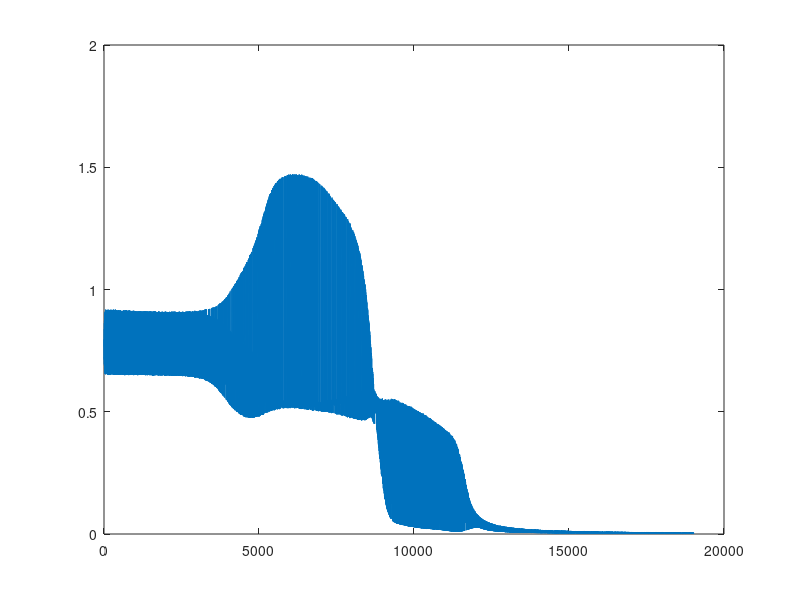

Write MATLAB code to recreate this figure.
% Simple Neural Network Demo (CS280) by Pros Naval
clear;
% Define Architecture of NN
n_in = 3;
n_h1 = 7;
n_h2 = 5;
n_out = 3;

eta = 0.1; % Learning Rate

% Pre-allocate storage and initialize weights + biases
x_in = zeros(n_in,1); 
w_h1 = -0.1+(0.1+0.1)*rand(n_h1,n_in);
b_h1 = -0.1+(0.1+0.1)*rand(n_h1,1);
w_h2 = -0.1+(0.1+0.1)*rand(n_h2,n_h1);
b_h2 = -0.1+(0.1+0.1)*rand(n_h2,1);
w_out = -0.1+(0.1+0.1)*rand(n_out,n_h2);
b_out = -0.1+(0.1+0.1)*rand(n_out,1);
d_out = zeros(n_out,1);
% Training Data
N = 8;
X = [
0 0 0;
0 0 1;
0 1 0;
0 1 1;
1 0 0;
1 0 1;
1 1 0;
1 1 1];
Y = [
0 0 0;
1 1 0;
1 0 1;
0 1 1;
0 1 1;
1 0 0;
1 1 0;
0 0 0];


max_epoch = 30000;
% TRAINING PHASE
totalerr = zeros(max_epoch,1);
for q = 1:max_epoch
    p = randperm(N); % shuffle patterns
    for n = 1:N
        nn = p(n);
        % read data
        x_in = X(nn,:)';
        d_out = Y(nn,:)';
    % forward pass    
        % hidden layer 1
        v_h1 = w_h1*x_in + b_h1;
        y_h1 = 1./(1+exp(-v_h1));
        % hidden layer 2
        v_h2 = w_h2*y_h1 + b_h2;
        y_h2 = 1./(1+exp(-v_h2));
        % output layer
        v_out = w_out*y_h2 + b_out;
        out = 1./(1+exp(-v_out));  
   % error backpropagation %
        % compute error
        err = d_out - out;
        % compute gradient in output layer
        delta_out = err.*out.*(1 - out);
        % compute gradient in hidden layer 2
        delta_h2 = y_h2.*(1-y_h2).*(w_out'*delta_out);
        % compute gradient in hidden layer 1
        delta_h1 = y_h1.*(1-y_h1).*(w_h2'*delta_h2);
        % update weights and biases in output layer 
        w_out = w_out + eta.*delta_out*y_h2';
        b_out = b_out + eta.*delta_out;
        % update weights and biases in hidden layer 2
        w_h2 = w_h2 + eta.*delta_h2*y_h1';
        b_h2 = b_h2 + eta.*delta_h2;
        % update weights and biases in hidden layer 1
        w_h1 = w_h1 + eta.*delta_h1*x_in';
        b_h1 = b_h1 + eta.*delta_h1;
    end
    totalerr(q) = totalerr(q) + sum(err.*err);
    if mod(q,500) == 0
        fprintf('iteration: %d Error: %f\n',q,totalerr(q));
    end
    % if termination condition is satisfied save weights and exit
    if totalerr(q) < 0.001
        break
    end
end
% TEST PHASE
nn_output = zeros(size(Y));
for n = 1:N
    % read data
    x_in = X(n,:)';
    d_out = Y(n,:)';
    % hidden layer 1
    v_h1 = w_h1*x_in + b_h1;
    y_h1 = 1./(1+exp(-v_h1));
    % hidden layer 2
    v_h2 = w_h2*y_h1 + b_h2;
    y_h2 = 1./(1+exp(-v_h2));
    % output layer
    v_out = w_out*y_h2 + b_out;
    out = 1./(1+exp(-v_out));
    nn_output(n,:) = ge(out',0.5);
    [x_in' nn_output(n,:)]
end

fprintf('Total Bits with error: %d\n', sum(sum(abs(Y-nn_output))));
fprintf('Total epochs: %d\n',q);
fprintf('Network Error at termination: %f\n',totalerr(q));
figure;
plot(totalerr(1:q));

% Things to try
% 1) Do not shuffle the patterns. Observe the error curve. Did the network learn ?
% 2) Change learning rate to 0.5 or 0.01. Observe the error curve. Did the network learn ?
% 3) Change the architecture (e.g. 3-2-2-3; 3-20-35-3)

